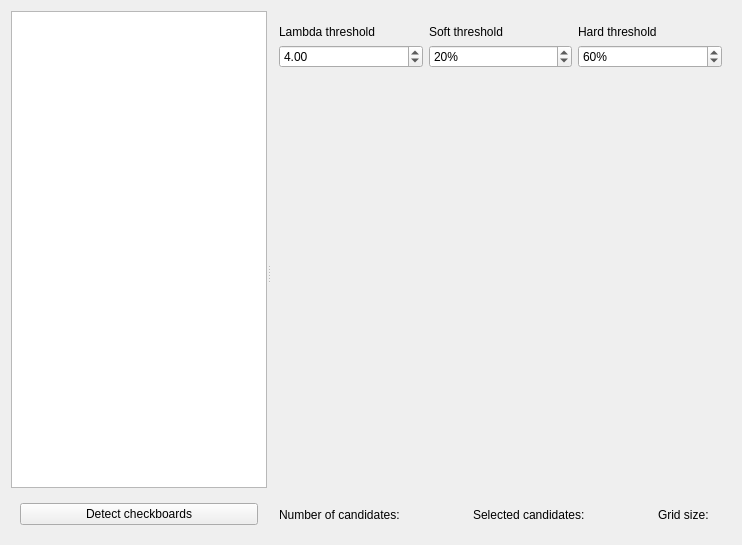
<?xml version="1.0" encoding="UTF-8"?>
<ui version="4.0">
 <class>StereoVisionApp::CameraCalibrationEditor</class>
 <widget class="QWidget" name="StereoVisionApp::CameraCalibrationEditor">
  <property name="geometry">
   <rect>
    <x>0</x>
    <y>0</y>
    <width>742</width>
    <height>545</height>
   </rect>
  </property>
  <property name="windowTitle">
   <string>Form</string>
  </property>
  <layout class="QVBoxLayout" name="verticalLayout_2">
   <item>
    <widget class="QSplitter" name="splitter">
     <property name="orientation">
      <enum>Qt::Horizontal</enum>
     </property>
     <property name="handleWidth">
      <number>3</number>
     </property>
     <widget class="QWidget" name="imgsOptions" native="true">
      <property name="minimumSize">
       <size>
        <width>200</width>
        <height>0</height>
       </size>
      </property>
      <property name="baseSize">
       <size>
        <width>200</width>
        <height>0</height>
       </size>
      </property>
      <layout class="QVBoxLayout" name="verticalLayout">
       <property name="leftMargin">
        <number>0</number>
       </property>
       <property name="topMargin">
        <number>0</number>
       </property>
       <property name="rightMargin">
        <number>0</number>
       </property>
       <property name="bottomMargin">
        <number>0</number>
       </property>
       <item>
        <widget class="QListView" name="imgsListView"/>
       </item>
       <item>
        <widget class="QWidget" name="tools" native="true">
         <layout class="QHBoxLayout" name="horizontalLayout">
          <item>
           <widget class="QPushButton" name="detectCheckboardsButton">
            <property name="text">
             <string>Detect checkboards</string>
            </property>
           </widget>
          </item>
         </layout>
        </widget>
       </item>
      </layout>
     </widget>
     <widget class="QWidget" name="imageArea" native="true">
      <property name="sizePolicy">
       <sizepolicy hsizetype="Preferred" vsizetype="Preferred">
        <horstretch>3</horstretch>
        <verstretch>0</verstretch>
       </sizepolicy>
      </property>
      <property name="minimumSize">
       <size>
        <width>200</width>
        <height>0</height>
       </size>
      </property>
      <property name="baseSize">
       <size>
        <width>200</width>
        <height>0</height>
       </size>
      </property>
      <layout class="QVBoxLayout" name="verticalLayout_3">
       <property name="leftMargin">
        <number>0</number>
       </property>
       <property name="topMargin">
        <number>5</number>
       </property>
       <property name="rightMargin">
        <number>0</number>
       </property>
       <property name="bottomMargin">
        <number>0</number>
       </property>
       <item>
        <widget class="QWidget" name="widget" native="true">
         <property name="sizePolicy">
          <sizepolicy hsizetype="Preferred" vsizetype="Minimum">
           <horstretch>0</horstretch>
           <verstretch>0</verstretch>
          </sizepolicy>
         </property>
         <layout class="QGridLayout" name="gridLayout">
          <item row="0" column="0">
           <widget class="QLabel" name="label">
            <property name="text">
             <string>Lambda threshold</string>
            </property>
            <property name="alignment">
             <set>Qt::AlignLeading|Qt::AlignLeft|Qt::AlignVCenter</set>
            </property>
           </widget>
          </item>
          <item row="0" column="1">
           <widget class="QLabel" name="label_2">
            <property name="text">
             <string>Soft threshold</string>
            </property>
            <property name="alignment">
             <set>Qt::AlignLeading|Qt::AlignLeft|Qt::AlignVCenter</set>
            </property>
           </widget>
          </item>
          <item row="1" column="1">
           <widget class="QSpinBox" name="softThresholdSpinBox">
            <property name="suffix">
             <string>%</string>
            </property>
            <property name="maximum">
             <number>100</number>
            </property>
            <property name="value">
             <number>20</number>
            </property>
           </widget>
          </item>
          <item row="1" column="0">
           <widget class="QDoubleSpinBox" name="lambdaThresholdSpinBox">
            <property name="value">
             <double>4.000000000000000</double>
            </property>
           </widget>
          </item>
          <item row="0" column="2">
           <widget class="QLabel" name="label_3">
            <property name="text">
             <string>Hard threshold</string>
            </property>
           </widget>
          </item>
          <item row="1" column="2">
           <widget class="QSpinBox" name="hardThresholdSpinBox">
            <property name="suffix">
             <string>%</string>
            </property>
            <property name="maximum">
             <number>100</number>
            </property>
            <property name="value">
             <number>60</number>
            </property>
           </widget>
          </item>
         </layout>
        </widget>
       </item>
       <item>
        <widget class="StereoVisionApp::ImageWidget" name="imageView" native="true">
         <property name="sizePolicy">
          <sizepolicy hsizetype="Preferred" vsizetype="Expanding">
           <horstretch>0</horstretch>
           <verstretch>0</verstretch>
          </sizepolicy>
         </property>
        </widget>
       </item>
       <item>
        <widget class="QWidget" name="widget_2" native="true">
         <property name="sizePolicy">
          <sizepolicy hsizetype="Preferred" vsizetype="Minimum">
           <horstretch>0</horstretch>
           <verstretch>0</verstretch>
          </sizepolicy>
         </property>
         <layout class="QHBoxLayout" name="horizontalLayout_2">
          <item>
           <widget class="QLabel" name="label_4">
            <property name="text">
             <string>Number of candidates:</string>
            </property>
           </widget>
          </item>
          <item>
           <widget class="QLabel" name="labelNCandidates">
            <property name="sizePolicy">
             <sizepolicy hsizetype="Preferred" vsizetype="Preferred">
              <horstretch>0</horstretch>
              <verstretch>0</verstretch>
             </sizepolicy>
            </property>
            <property name="text">
             <string/>
            </property>
           </widget>
          </item>
          <item>
           <spacer name="horizontalSpacer">
            <property name="orientation">
             <enum>Qt::Horizontal</enum>
            </property>
            <property name="sizeHint" stdset="0">
             <size>
              <width>40</width>
              <height>20</height>
             </size>
            </property>
           </spacer>
          </item>
          <item>
           <widget class="QLabel" name="label_6">
            <property name="text">
             <string>Selected candidates:</string>
            </property>
           </widget>
          </item>
          <item>
           <widget class="QLabel" name="labelNSelected">
            <property name="text">
             <string/>
            </property>
           </widget>
          </item>
          <item>
           <spacer name="horizontalSpacer_2">
            <property name="orientation">
             <enum>Qt::Horizontal</enum>
            </property>
            <property name="sizeHint" stdset="0">
             <size>
              <width>40</width>
              <height>20</height>
             </size>
            </property>
           </spacer>
          </item>
          <item>
           <widget class="QLabel" name="label_5">
            <property name="text">
             <string>Grid size:</string>
            </property>
           </widget>
          </item>
          <item>
           <widget class="QLabel" name="labelGridSize">
            <property name="enabled">
             <bool>false</bool>
            </property>
            <property name="text">
             <string/>
            </property>
           </widget>
          </item>
         </layout>
        </widget>
       </item>
      </layout>
     </widget>
    </widget>
   </item>
  </layout>
 </widget>
 <customwidgets>
  <customwidget>
   <class>StereoVisionApp::ImageWidget</class>
   <extends>QWidget</extends>
   <header>gui/imagewidget.h</header>
   <container>1</container>
  </customwidget>
 </customwidgets>
 <resources/>
 <connections/>
</ui>
